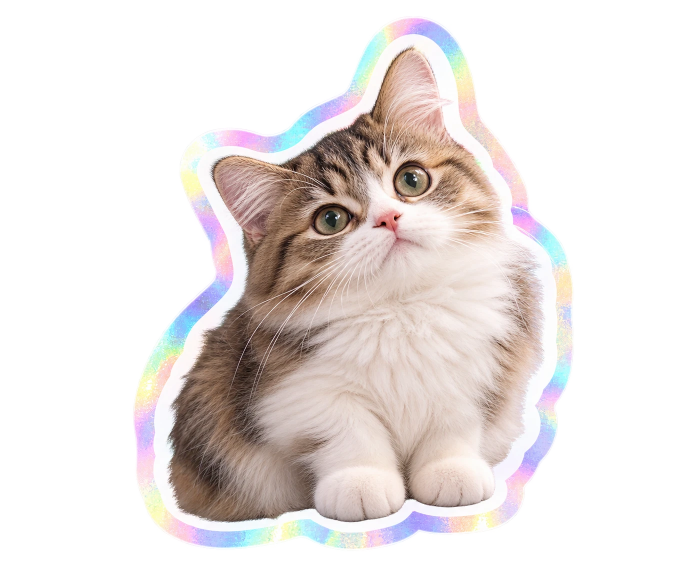
#> input picture assets-src/cat-original.png, 1374 x 1145 px (shown at 1/2 size)
$ python -i art-humanize.py   (imports and definitions only)
#> lines starting #> are read from the running program, lines starting #| are printed output that depends on the picture; after the words box and inside, x2 and y2 are one past the last pixel; in counts of white or black regions, pixels touching at a corner belong together
#> further down, picture is the input picture: PIL image 1374x1145 RGBA; mean R, G, B, A 91.5, 84.6, 82.7, 108.6
#!/usr/bin/env python3
"""Make generated sticker art feel printed / hand-made instead of "AI-smooth".

What gives generated illustrations away, and what this does about it:
  * the same oil-paint micro-texture everywhere        -> median flatten (edge-keeping) + re-sharpen
  * airbrushed gradients and too many colours          -> partial palette reduction (screen-print feel)
  * enamel-like specular highlights                    -> highlight compression
  * perfectly registered colour                        -> sub-pixel offset of the colour channels (riso misregistration)
  * clean digital finish                               -> fine ink/paper grain + soft paper-fibre mottling

The alpha channel is never touched, so cut-out edges and the die-cut checks stay valid.
Dependencies: Pillow, numpy (no scipy). Originals are never overwritten unless --in-place is given.

  python3 scripts/art-humanize.py src/art/samples/cat-skateboard.png /tmp/cat.png --strength 0.6
"""
import argparse
from pathlib import Path

import numpy as np
from PIL import Image, ImageFilter


def lerp(a, b, t):
    return a + (b - a) * t


def humanize(img: Image.Image, strength: float = 0.5, seed: int = 7) -> Image.Image:
#> called with strength = 0.5, seed = 7
    s = float(np.clip(strength, 0.0, 1.0))
    rgba = img.convert("RGBA")
    alpha = rgba.getchannel("A")
    solid = np.array(alpha) > 0
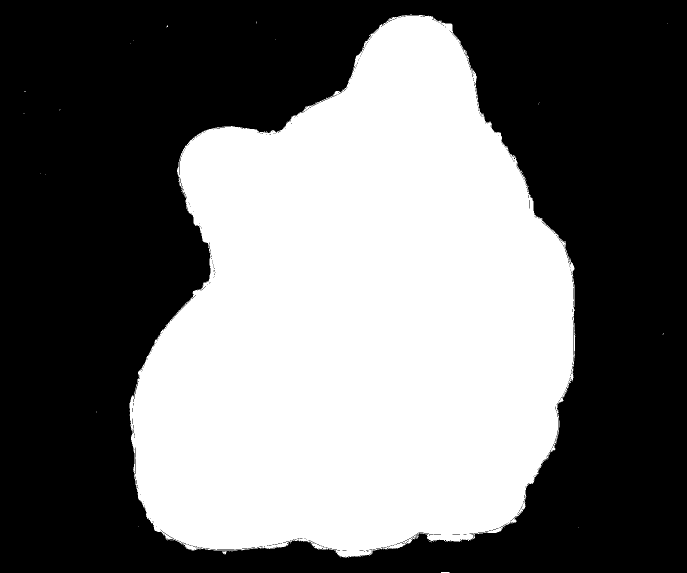
#> solid: shape (1145, 1374) bool (shown at 1/2 size); 44% white; 64 white regions (62 under 20 px), largest, box (x1, y1, x2, y2) and area: (259, 29, 1151, 1115) 691643, (444, 1102, 454, 1109) 38
    rng = np.random.default_rng(seed)

    # paint transparent pixels with nearby colour so filters do not bleed black/white into the edge
    base = Image.new("RGB", rgba.size, (0, 0, 0))
#> base: PIL image 1374x1145 RGB; every value is 0
    arr = np.array(rgba)
    rgb = arr[..., :3].astype(np.float32)
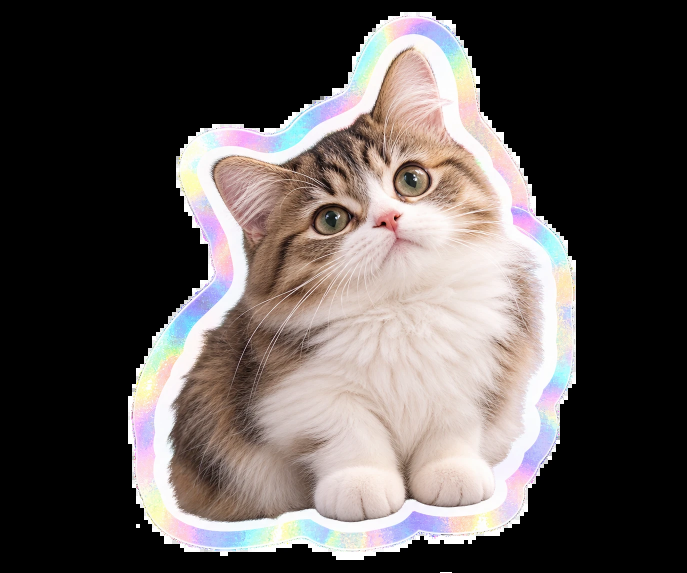
#> rgb: shape (1145, 1374, 3) float32 (shown at 1/2 size); mean R, G, B 91.5, 84.6, 82.7
    if solid.any():
        mean = rgb[solid].mean(axis=0)
#> mean = [201.5, 185.9, 181.5]
        rgb[~solid] = mean
    work = Image.fromarray(np.clip(rgb, 0, 255).astype(np.uint8))
    orig = np.array(work).astype(np.float32)

    # 1. flatten the uniform impasto streaks, keep the shapes
    size = 5 if s < 0.8 else 7
    flat = np.array(work.filter(ImageFilter.MedianFilter(size))).astype(np.float32)
    flat = np.array(Image.fromarray(flat.astype(np.uint8)).filter(
        ImageFilter.UnsharpMask(radius=1.6, percent=int(lerp(40, 90, s)), threshold=2))).astype(np.float32)
    out = lerp(orig, flat, 0.85 * s)

    # 2. fewer colours: a partial palette reduction removes airbrush gradients
    colours = int(lerp(64, 22, s))
    quant = np.array(Image.fromarray(np.clip(out, 0, 255).astype(np.uint8))
                     .quantize(colors=colours, method=Image.Quantize.MEDIANCUT, dither=Image.Dither.NONE)
                     .convert("RGB")).astype(np.float32)
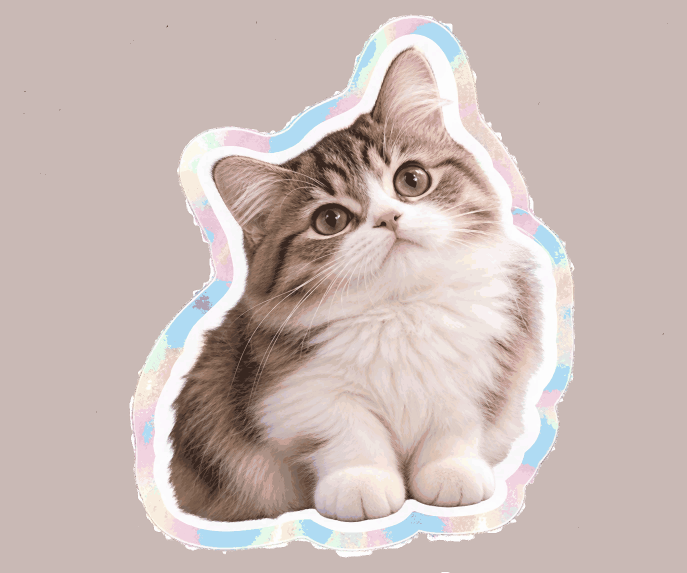
#> quant: shape (1145, 1374, 3) float32 (shown at 1/2 size); mean R, G, B 201.6, 187, 180.7
    out = lerp(out, quant, 0.4 * s)

    # 3. enamel highlights: compress the brightest values toward a paper white
    lum = out.mean(axis=2, keepdims=True)
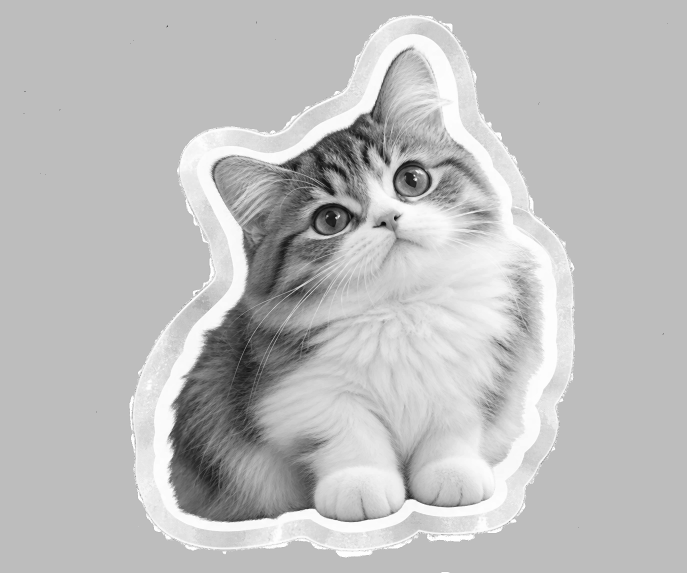
#> lum: shape (1145, 1374, 1) float32 (shown at 1/2 size); min 8.58, max 254.6, mean 189.3
    knee = 205.0
    over = np.clip((lum - knee) / (255.0 - knee), 0, 1)
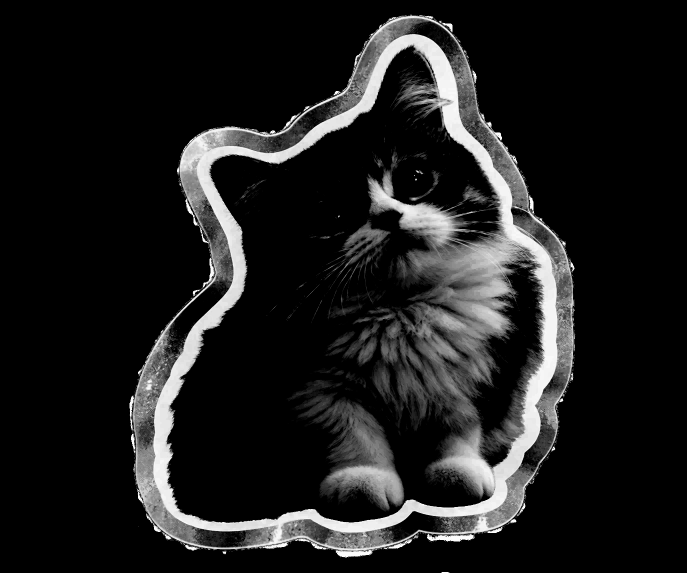
#> over: shape (1145, 1374, 1) float32 (shown at 1/2 size); min 0, max 0.992, mean 0.119
    out = out - over * lerp(0, 22, s)

    # 4. misregistration: shift red and blue against green by a pixel or so
    dx = 1 if s >= 0.8 else 0  # colour fringes on thin lines (whiskers) read as dirt, so only at the top end
    if dx:
        out[..., 0] = np.roll(out[..., 0], dx, axis=1)
        out[..., 2] = np.roll(out[..., 2], -dx, axis=1)
        out[..., 0] = np.roll(out[..., 0], 1, axis=0)

    # 5. ink grain (fine) and paper mottling (soft, large)
    h, w = out.shape[:2]
#> h = 1145; w = 1374
    fine = rng.normal(0, 1, (h, w)).astype(np.float32)
    fine_img = Image.fromarray(((fine * 40) + 128).clip(0, 255).astype(np.uint8)).filter(ImageFilter.GaussianBlur(0.7))
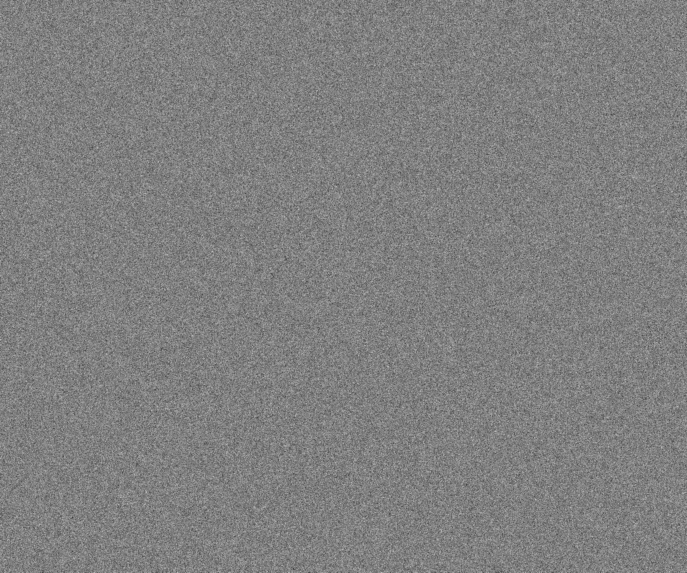
#> fine_img: PIL image 1374x1145 L (shown at 1/2 size); min 46, max 210, mean 127.5
    fine = (np.array(fine_img).astype(np.float32) - 128) / 40.0
    mott = rng.normal(0, 1, (h // 12 + 2, w // 12 + 2)).astype(np.float32)
    mott_img = Image.fromarray(((mott * 40) + 128).clip(0, 255).astype(np.uint8)).resize((w, h), Image.BICUBIC)
    mott = (np.array(mott_img).astype(np.float32) - 128) / 40.0
    grain = fine * lerp(0, 5.5, s) + mott * lerp(0, 4.0, s)
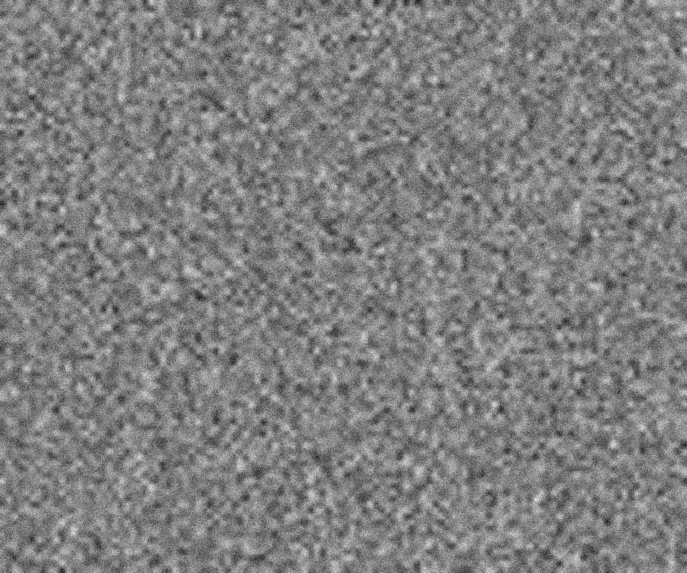
#> grain: shape (1145, 1374) float32 (shown at 1/2 size); min -10.62, max 10.45, mean -0.0622; drawn with min black and max white
    out = out + grain[..., None]

    out = np.clip(out, 0, 255).astype(np.uint8)
    res = np.dstack([out, np.array(alpha)])
    res[~solid, :3] = 0
    return Image.fromarray(res, "RGBA")


def main():
    ap = argparse.ArgumentParser(description=__doc__, formatter_class=argparse.RawDescriptionHelpFormatter)
    ap.add_argument("src")
    ap.add_argument("dst", nargs="?")
    ap.add_argument("--strength", type=float, default=0.5)
    ap.add_argument("--seed", type=int, default=7)
    ap.add_argument("--in-place", action="store_true")
    a = ap.parse_args()
    dst = Path(a.src) if a.in_place else Path(a.dst)
    humanize(Image.open(a.src), a.strength, a.seed).save(dst, optimize=True)
    print(f"{a.src} -> {dst} (strength {a.strength})")


# [2 lines not run here, left out]

>>> from PIL import Image
>>> picture = Image.open('../assets-src/cat-original.png')
>>> result = humanize(picture)
